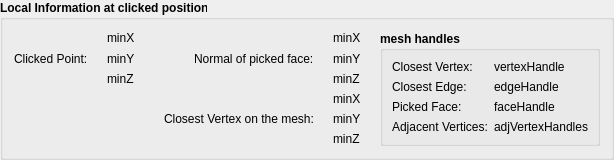
    <widget class="QGroupBox" name="groupBox_3">
     <property name="font">
      <font>
       <weight>75</weight>
       <bold>true</bold>
      </font>
     </property>
     <property name="title">
      <string>Local Information at clicked position</string>
     </property>
     <layout class="QHBoxLayout" name="horizontalLayout_15">
      <item>
       <layout class="QGridLayout" name="gridLayout_2">
        <item row="0" column="0">
         <layout class="QHBoxLayout" name="horizontalLayout_12">
          <item>
           <widget class="QLabel" name="label_16">
            <property name="font">
             <font>
              <weight>50</weight>
              <bold>false</bold>
             </font>
            </property>
            <property name="text">
             <string>Clicked Point:</string>
            </property>
           </widget>
          </item>
          <item>
           <widget class="QLabel" name="bracketA_4">
            <property name="text">
             <string/>
            </property>
            <property name="pixmap">
             <pixmap resource="icons.qrc">:/info/dialogIcons/info_bracketA.png</pixmap>
            </property>
           </widget>
          </item>
          <item>
           <layout class="QVBoxLayout" name="verticalLayout_7">
            <item>
             <widget class="QLabel" name="pointX">
              <property name="font">
               <font>
                <weight>50</weight>
                <bold>false</bold>
               </font>
              </property>
              <property name="text">
               <string>minX</string>
              </property>
             </widget>
            </item>
            <item>
             <widget class="QLabel" name="pointY">
              <property name="font">
               <font>
                <weight>50</weight>
                <bold>false</bold>
               </font>
              </property>
              <property name="text">
               <string>minY</string>
              </property>
             </widget>
            </item>
            <item>
             <widget class="QLabel" name="pointZ">
              <property name="font">
               <font>
                <weight>50</weight>
                <bold>false</bold>
               </font>
              </property>
              <property name="text">
               <string>minZ</string>
              </property>
             </widget>
            </item>
           </layout>
          </item>
          <item>
           <widget class="QLabel" name="bracketB_4">
            <property name="text">
             <string/>
            </property>
            <property name="pixmap">
             <pixmap resource="icons.qrc">:/info/dialogIcons/info_bracketB.png</pixmap>
            </property>
           </widget>
          </item>
         </layout>
        </item>
        <item row="0" column="1">
         <layout class="QHBoxLayout" name="horizontalLayout_14">
          <item>
           <spacer name="horizontalSpacer_8">
            <property name="orientation">
             <enum>Qt::Horizontal</enum>
            </property>
            <property name="sizeHint" stdset="0">
             <size>
              <width>40</width>
              <height>20</height>
             </size>
            </property>
           </spacer>
          </item>
          <item>
           <widget class="QLabel" name="label_25">
            <property name="font">
             <font>
              <weight>50</weight>
              <bold>false</bold>
             </font>
            </property>
            <property name="text">
             <string>Normal of picked face:</string>
            </property>
           </widget>
          </item>
          <item>
           <widget class="QLabel" name="bracketA_7">
            <property name="text">
             <string/>
            </property>
            <property name="pixmap">
             <pixmap resource="icons.qrc">:/info/dialogIcons/info_bracketA.png</pixmap>
            </property>
           </widget>
          </item>
          <item>
           <layout class="QVBoxLayout" name="verticalLayout_8">
            <item>
             <widget class="QLabel" name="normalX">
              <property name="font">
               <font>
                <weight>50</weight>
                <bold>false</bold>
               </font>
              </property>
              <property name="text">
               <string>minX</string>
              </property>
             </widget>
            </item>
            <item>
             <widget class="QLabel" name="normalY">
              <property name="font">
               <font>
                <weight>50</weight>
                <bold>false</bold>
               </font>
              </property>
              <property name="text">
               <string>minY</string>
              </property>
             </widget>
            </item>
            <item>
             <widget class="QLabel" name="normalZ">
              <property name="font">
               <font>
                <weight>50</weight>
                <bold>false</bold>
               </font>
              </property>
              <property name="text">
               <string>minZ</string>
              </property>
             </widget>
            </item>
           </layout>
          </item>
          <item>
           <widget class="QLabel" name="bracketB_7">
            <property name="text">
             <string/>
            </property>
            <property name="pixmap">
             <pixmap resource="icons.qrc">:/info/dialogIcons/info_bracketB.png</pixmap>
            </property>
           </widget>
          </item>
         </layout>
        </item>
        <item row="1" column="0" colspan="2">
         <layout class="QHBoxLayout" name="horizontalLayout_13">
          <item>
           <spacer name="horizontalSpacer_10">
            <property name="orientation">
             <enum>Qt::Horizontal</enum>
            </property>
            <property name="sizeHint" stdset="0">
             <size>
              <width>40</width>
              <height>20</height>
             </size>
            </property>
           </spacer>
          </item>
          <item>
           <widget class="QLabel" name="label_19">
            <property name="font">
             <font>
              <weight>50</weight>
              <bold>false</bold>
             </font>
            </property>
            <property name="text">
             <string>Closest Vertex on the mesh:</string>
            </property>
           </widget>
          </item>
          <item>
           <widget class="QLabel" name="bracketA_6">
            <property name="text">
             <string/>
            </property>
            <property name="pixmap">
             <pixmap resource="icons.qrc">:/info/dialogIcons/info_bracketA.png</pixmap>
            </property>
           </widget>
          </item>
          <item>
           <layout class="QVBoxLayout" name="verticalLayout_10">
            <item>
             <widget class="QLabel" name="vertexX">
              <property name="font">
               <font>
                <weight>50</weight>
                <bold>false</bold>
               </font>
              </property>
              <property name="text">
               <string>minX</string>
              </property>
             </widget>
            </item>
            <item>
             <widget class="QLabel" name="vertexY">
              <property name="font">
               <font>
                <weight>50</weight>
                <bold>false</bold>
               </font>
              </property>
              <property name="text">
               <string>minY</string>
              </property>
             </widget>
            </item>
            <item>
             <widget class="QLabel" name="vertexZ">
              <property name="font">
               <font>
                <weight>50</weight>
                <bold>false</bold>
               </font>
              </property>
              <property name="text">
               <string>minZ</string>
              </property>
             </widget>
            </item>
           </layout>
          </item>
          <item>
           <widget class="QLabel" name="bracketB_6">
            <property name="text">
             <string/>
            </property>
            <property name="pixmap">
             <pixmap resource="icons.qrc">:/info/dialogIcons/info_bracketB.png</pixmap>
            </property>
           </widget>
          </item>
         </layout>
        </item>
       </layout>
      </item>
      <item>
       <widget class="QGroupBox" name="groupBox_2">
        <property name="font">
         <font>
          <weight>75</weight>
          <bold>true</bold>
         </font>
        </property>
        <property name="title">
         <string>mesh handles</string>
        </property>
        <layout class="QFormLayout" name="formLayout_3">
         <item row="0" column="0">
          <widget class="QLabel" name="label_18">
           <property name="font">
            <font>
             <weight>50</weight>
             <bold>false</bold>
            </font>
           </property>
           <property name="text">
            <string>Closest Vertex:</string>
           </property>
          </widget>
         </item>
         <item row="0" column="1">
          <widget class="QLabel" name="vertexHandle">
           <property name="font">
            <font>
             <weight>50</weight>
             <bold>false</bold>
            </font>
           </property>
           <property name="text">
            <string>vertexHandle</string>
           </property>
          </widget>
         </item>
         <item row="1" column="0">
          <widget class="QLabel" name="label_23">
           <property name="font">
            <font>
             <weight>50</weight>
             <bold>false</bold>
            </font>
           </property>
           <property name="text">
            <string>Closest Edge:</string>
           </property>
          </widget>
         </item>
         <item row="1" column="1">
          <widget class="QLabel" name="edgeHandle">
           <property name="font">
            <font>
             <weight>50</weight>
             <bold>false</bold>
            </font>
           </property>
           <property name="text">
            <string>edgeHandle</string>
           </property>
          </widget>
         </item>
         <item row="2" column="0">
          <widget class="QLabel" name="label_24">
           <property name="font">
            <font>
             <weight>50</weight>
             <bold>false</bold>
            </font>
           </property>
           <property name="text">
            <string>Picked Face:</string>
           </property>
          </widget>
         </item>
         <item row="2" column="1">
          <widget class="QLabel" name="faceHandle">
           <property name="font">
            <font>
             <weight>50</weight>
             <bold>false</bold>
            </font>
           </property>
           <property name="text">
            <string>faceHandle</string>
           </property>
          </widget>
         </item>
         <item row="3" column="0">
          <widget class="QLabel" name="label_26">
           <property name="font">
            <font>
             <weight>50</weight>
             <bold>false</bold>
            </font>
           </property>
           <property name="text">
            <string>Adjacent Vertices:</string>
           </property>
          </widget>
         </item>
         <item row="3" column="1">
          <widget class="QLabel" name="adjVertexHandles">
           <property name="font">
            <font>
             <weight>50</weight>
             <bold>false</bold>
            </font>
           </property>
           <property name="text">
            <string>adjVertexHandles</string>
           </property>
           <property name="wordWrap">
            <bool>true</bool>
           </property>
          </widget>
         </item>
        </layout>
       </widget>
      </item>
     </layout>
    </widget>
